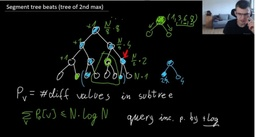
#> input picture Semestre06/Reseaux/TP1/Mini-Projet/segmenttrees.jpg, 256 x 137 px, shrunk from 1030 x 551 before the run; its folder holds 2 pictures in this run
$ python Segmentation.py
#> lines starting #> are read from the running program, lines starting #| are printed output that depends on the picture; after the words box and inside, x2 and y2 are one past the last pixel; in counts of white or black regions, pixels touching at a corner belong together
#> further down, img is the input picture: PIL image 256x137 RGB; mean R, G, B 15.5, 16.8, 16.4
# ----- Mini Projet ------
# | Nom :  Belkasmi      |
# | Prenom : Abdeldjalil |
# ------------------------
from PIL import Image
from colorama import Fore,Style

COLOR_INDEX = {
    'red' : 0,
    'green': 1,
    'blue' : 2
}
COLORS = {
    'red' : (255,0,0),
    'blue' : (0,0,255),
    'green' : (0,255,0),
    'white' : (255,255,255),
    'black': (0,0,0)
}

def convertir_image(img,name,old_color_name,new_color_name):
#> called with name = 'segmenttrees', old_color_name = 'blue', new_color_name = 'green'
    new_img = Image.new('RGB',img.size,'white')
#> new_img: PIL image 256x137 RGB; every value is 255
    w , h = img.size
#> w = 256; h = 137
    # Verify That Color is RGB
    if old_color_name  not in COLOR_INDEX or new_color_name not in COLOR_INDEX:
        print(Fore.RED,"Invalid Color",Style.RESET_ALL)

    idx = COLOR_INDEX[old_color_name]
    newColor = COLORS[new_color_name]

    for i in range(h):
        for j in range(w):
            r,g,b = img.getpixel((j,i))
            pixel = (r,g,b)
            others = pixel[:idx] + pixel[idx:]
            if pixel[idx] >= others[0] + 25 and pixel[idx] >= others[1] + 25:
                new_img.putpixel((j,i),newColor)
            else:
                new_img.putpixel((j,i), pixel)

    new_img.save(f"{name}_{old_color_name}_to_{new_color_name}.png","PNG")

def image_mirroir(img,name):
#> called with name = 'segmenttrees'
    img_mirroir = Image.new('RGB',img.size,'white')
    w , h = img.size
#> w = 256; h = 137
    for i in range(h):
        for j in range(w):
            r,g,b = img.getpixel((j,i))
            img_mirroir.putpixel((w-1-j,i),(r,g,b))
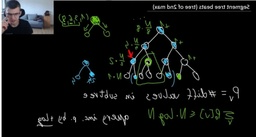
#> img_mirroir: PIL image 256x137 RGB; mean R, G, B 15.5, 16.8, 16.4
    img_mirroir.save(f"{name}_mirroir.png","PNG")
def delta_energie(pixel1,pixel2):
    r1,g1,b1 = pixel1
    r2,g2,b2 = pixel2
    return (r1-r2)**2+(g1-g2)**2+(b1 -b2)**2
def detect_object(img,name):
#> called with name = 'segmenttrees'
    edges = Image.new('RGB', img.size, 'white')
    w,h = img.size
#> w = 256; h = 137
    T = [-1,0,1]

    for x in range(w):
        for y in range(h):
            voisinage = []
            pixel = img.getpixel((x,y))

            for dx in T:
                for dy in T:
                    if dx == 0 and dy == 0:
                        continue

                    nx = x + dx
                    ny = y + dy

                    if 0 <= nx < w and 0 <= ny < h:
                        p2 = img.getpixel((nx,ny))
                        d = delta_energie(pixel,p2)
                        voisinage.append(d)

            if any(d > 200 for d in voisinage):
                edges.putpixel((x,y),(0,0,0))
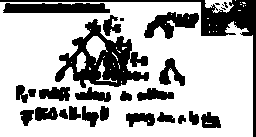
#> edges: PIL image 256x137 RGB; 70.8% white; 28 black regions (5 under 20 px), largest, box (x1, y1, x2, y2) and area: (55, 19, 149, 88) 2760, (0, 0, 256, 137) 2237, (3, 3, 110, 13) 952

    edges.save(f"{name}_objects.png","PNG")
def brouiller_image(img, name):
#> called with name = 'segmenttrees'
    img_br = Image.new('RGB', img.size, 'white')
    w, h = img.size
    T = [i for i in range(5)]

    for x in range(w):
        for y in range(h):
            moy_r = moy_g = moy_b = 0 # Moyenne (RGB)
            count = 0 # N.Pixels Parcourus

            for dx in T:
                for dy in T:
                    if dx == 0 and dy == 0: # Skip (x,y)
                        continue
                    # Pixels Voisins
                    nx = x + dx
                    ny = y + dy

                    if 0 <= nx < w and 0 <= ny < h:
                        r,g,b = img.getpixel((nx,ny))
                        moy_r += r
                        moy_g += g
                        moy_b += b
                        count += 1
            if count:
                img_br.putpixel((x,y),(moy_r//count , moy_g//count, moy_b//count) )# Integer Division
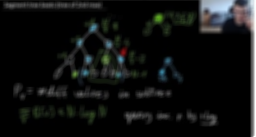
#> img_br: PIL image 256x137 RGB; mean R, G, B 16, 17.4, 16.9
    img_br.save(f"{name}_brouille.png",'PNG')


# --- Main ---
if __name__ == "__main__":
    # Création Image
    img = Image.open('segmenttrees.jpg').convert('RGB')
    # Convertir
    convertir_image(img,'segmenttrees','blue','green') # Blue To Green
    # Mirroir
    image_mirroir(img,'segmenttrees')
    # Detecter Objet
    detect_object(img,'segmenttrees')
    # Brouiller
    brouiller_image(img,'segmenttrees')


    print(Fore.GREEN," Succés : Images Genérées ",Style.RESET_ALL)
